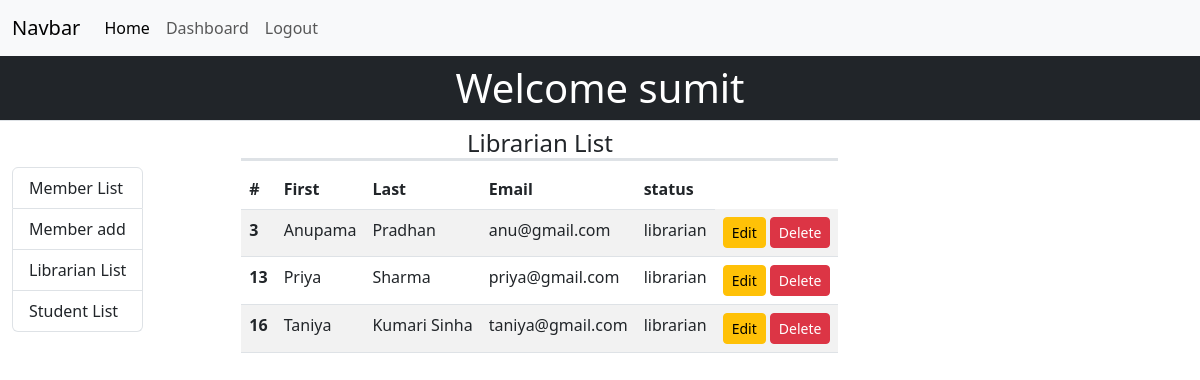
Page /admin-librarian-list (signed in) on the committed database.
### lms_site/models.py (models this page shows)
class LMS_USERS(AbstractUser):
    USER_STATUS = [
        ('admin', 'Admin'),
        ('librarian', 'Librarian'),
        ('student', 'Student'),
    ]
    status = models.CharField(
        max_length=20, choices=USER_STATUS, default='student')

### lms_site/views.py (the view)
# urls.py: path('admin-librarian-list', views.admin_librarian_list,
def admin_librarian_list(request):
    user_list = models.LMS_USERS.objects.filter(status="librarian")
    return render(request, 'lms_site/admin_librarian_list.html', {"user_list": user_list})

### lms_site/templates/lms_site/admin_librarian_list.html (shortened to what this page needs)
{% extends 'lms_site/admin_dashboard.html' %}
{% block main %}
<h4 class="text-center border-bottom border-3">Librarian List</h4>
<table class="table table-striped">
  <thead>
    <tr>
      <th scope="col">#</th>
      <th scope="col">First</th>
      <th scope="col">Last</th>
      <th scope="col">Email</th>
      <th scope="col">status</th>
    </tr>
  </thead>
  <tbody>
    {% for user in user_list %}
    <tr>
      <th scope="row">{{ user.id }}</th>
      <td>{{ user.first_name }}</td>
      <td>{{ user.last_name}}</td>
      <td>{{ user.email }}</td>
      <td>{{ user.status }}</td>
      <td>
        <a href="{% url 'admin_member_update' user.id %}" class="btn btn-sm btn-warning">Edit</a>
        <form class="d-inline" action="{% url 'admin_member_delete' user.id %}" method="post">
          <input type="submit" value="Delete" class="btn btn-danger btn-sm">
        </form>
      </td>
    </tr>
    {% endfor %}
  </tbody>
</table>
{% endblock main %}

### lms_site/templates/lms_site/admin_dashboard.html (shortened to what this page needs)
{% extends 'lms_site/base.html' %}
{% block content %}
  {% if user.is_authenticated %}
   <h1 class="text-center border-bottom p-2 bg-dark text-white">Welcome {{ user.username }}</h1>
    <div class="container-fluid">
      <div class="row">
        <div class="d-flex flex-row align-items-center">
          <aside>
            <div class="list-group">
              <a href="{% url 'admin_member_list' %}" class="list-group-item list-group-item-action" aria-current="true">
                Member List
              </a>
              <a href="{% url 'admin_member_add' %}" class="list-group-item list-group-item-action">Member add</a>
              <a href="{% url 'admin_librarian_list' %}" class="list-group-item list-group-item-action">Librarian List</a>
              <a href="{% url 'admin_student_list' %}" class="list-group-item list-group-item-action">Student List</a>
            </div>
          </aside>
          <main class="offset-1">
            {% block main %}{% endblock main %}
          </main>
        </div>
      </div>
    </div>
  {% else %}
    Welcome to Homepage
  {% endif %}
{% endblock content %}

### rows in the picture
LMS_USERS: username "sumit"
LMS_USERS: id "3", first_name "Anupama", last_name "Pradhan", email "anu@gmail.com", status "librarian"
LMS_USERS: id "13", first_name "Priya", last_name "Sharma", email "priya@gmail.com", status "librarian"
LMS_USERS: id "16", first_name "Taniya", last_name "Kumari Sinha", email "taniya@gmail.com", status "librarian"
